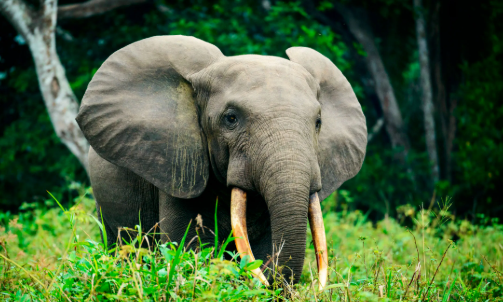
#> input picture cv2/images/image2.png, 503 x 302 px
$ python 09_geometric_transforms.py
#> lines starting #> are read from the running program, lines starting #| are printed output that depends on the picture
"""Geometric Transformations
- Affine transform
- Perspective transform
- Rotation

Run: python 09_geometric_transforms.py
"""
import cv2
import numpy as np

IMG_PATH = 'images/image2.png'
img = cv2.imread(IMG_PATH)
#> img is the input picture: shape (302, 503, 3); mean B, G, R 59.6, 98.9, 72.6
if img is None:
    raise FileNotFoundError('Image not found')
rows, cols = img.shape[:2]
#> rows = 302; cols = 503

pts1 = np.float32([[50,50],[200,50],[50,200]])
pts2 = np.float32([[10,100],[200,50],[100,250]])
M_affine = cv2.getAffineTransform(pts1, pts2)
affine = cv2.warpAffine(img, M_affine, (cols, rows))
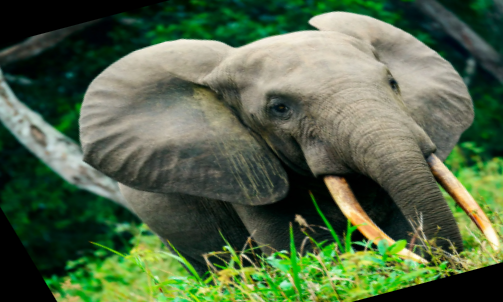
#> affine: shape (302, 503, 3); mean B, G, R 69.7, 101.3, 81.3

# Perspective (using arbitrary points; adjust as needed)
pts1_p = np.float32([[10,10],[cols-10,10],[10,rows-10],[cols-10,rows-10]])
pts2_p = np.float32([[0,0],[300,0],[0,300],[300,300]])
M_persp = cv2.getPerspectiveTransform(pts1_p, pts2_p)
perspective = cv2.warpPerspective(img, M_persp, (300,300))
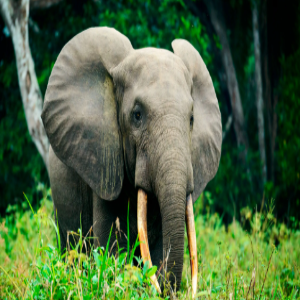
#> perspective: shape (300, 300, 3); mean B, G, R 63.3, 100.9, 75.7

M_rot = cv2.getRotationMatrix2D((cols/2, rows/2), 45, 1)
rotated = cv2.warpAffine(img, M_rot, (cols, rows))
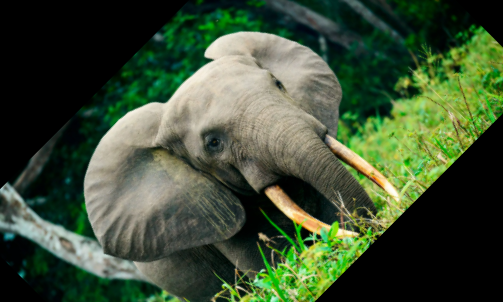
#> rotated: shape (302, 503, 3); mean B, G, R 52.1, 78.4, 61.4

cv2.imshow('Affine', affine)
cv2.imshow('Perspective', perspective)
cv2.imshow('Rotated', rotated)
cv2.waitKey(0)
cv2.destroyAllWindows()

$ run again, with cv2/images/image3.PNG copied over cv2/images/image2.png
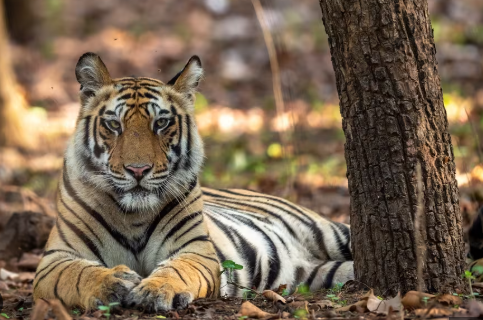
#> input picture cv2/images/image3.PNG, 483 x 320 px
#> img is the input picture: shape (320, 483, 3); mean B, G, R 81.3, 101.3, 119.9
#> `perspective = cv2.warpPerspective(img, M_persp, (300,300))`:
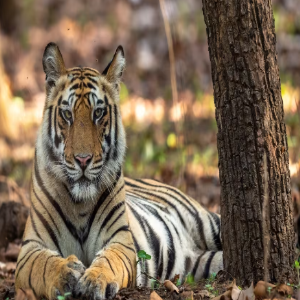
#> perspective: shape (300, 300, 3); mean B, G, R 82.6, 102.8, 121
#> `rotated = cv2.warpAffine(img, M_rot, (cols, rows))`:
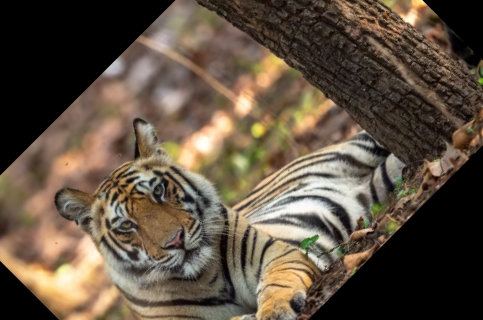
#> rotated: shape (320, 483, 3); mean B, G, R 66.3, 81.7, 95.9
